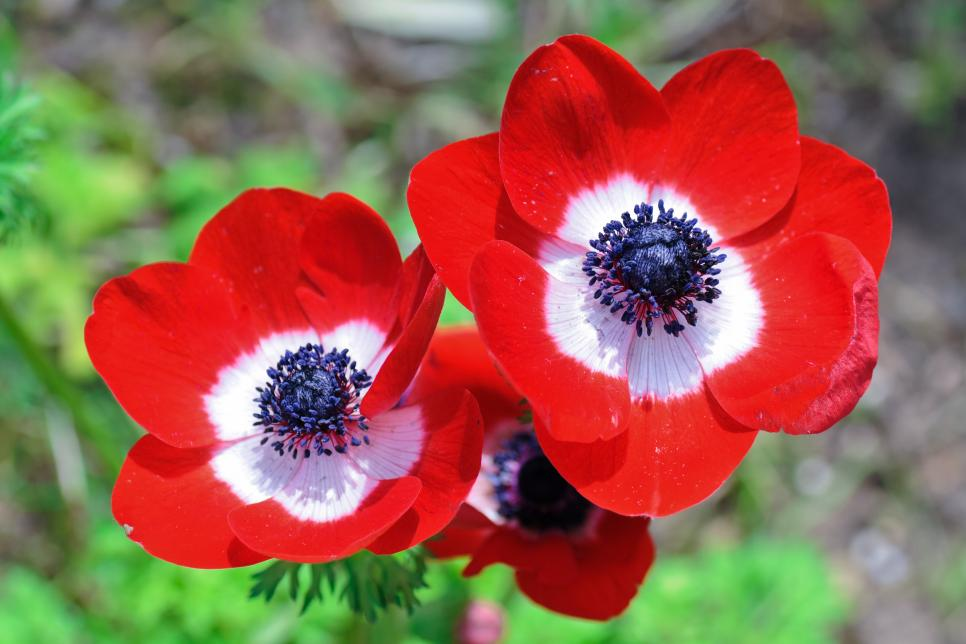
%> input picture oRGB/butterfly.jpg, 966 x 644 px
$ octave --eval "result = pureClaheLab(imread('butterfly.jpg'));"   (GNU Octave 9; MATLAB toolbox functions it lacks are replaced by stand-ins)
%> lines starting %> are read from the running program, lines starting %| are printed output that depends on the picture
function [RGB,LABp] = pureClaheLab(X)

    arguments
        X (:,:,:) {mustBeNumeric}
    end

    A = rgb2lab(X);
%> A: size 644x966x3 double; mean of channels 1, 2, 3 51.7, 16.9, 26.1
    mn = min(min(A));
%> mn = [0.0396 -62.76 -63.04]
    mx = max(max(A));
%> mx = [100 79.73 66.38]
    mx = mx(:); mn = mn(:);
%> after `mx = mx(:)`: mx = [100; 79.73; 66.38]
%> after `mn = mn(:)`: mn = [0.0396; -62.76; -63.04]
    LABp = A;
    LABp(:,:,1) = (A(:,:,1)-mn(1))/(mx(1)-mn(1));
%> LABp: size 644x966x3 double; mean of channels 1, 2, 3 0.5, 16.9, 26.1
    LABp(:,:,2) = (A(:,:,2)-mn(2))/(mx(2)-mn(2));
%> LABp: size 644x966x3 double; mean of channels 1, 2, 3 0.5, 0.6, 26.1
    LABp(:,:,3) = (A(:,:,3)-mn(3))/(mx(3)-mn(3));
%> LABp: size 644x966x3 double; mean of channels 1, 2, 3 0.517, 0.559, 0.688

    Z = LABp;
    Z(:,:,1) = adapthisteq(LABp(:,:,1),'NumTiles',[8 8],'ClipLimit',0.005);
%> Z: size 644x966x3 double; mean of channels 1, 2, 3 0.537, 0.559, 0.688
    Z(:,:,2) = adapthisteq(LABp(:,:,2),'NumTiles',[8 8],'ClipLimit',0.005);
%> Z: size 644x966x3 double; mean of channels 1, 2, 3 0.537, 0.598, 0.688
    Z(:,:,3) = adapthisteq(LABp(:,:,3),'NumTiles',[8 8],'ClipLimit',0.005);
%> Z: size 644x966x3 double; mean of channels 1, 2, 3 0.537, 0.598, 0.728

    LABp(:,:,1) = Z(:,:,1)*(mx(1)-mn(1)) + mn(1);
%> LABp: size 644x966x3 double; mean of channels 1, 2, 3 53.7, 0.6, 0.7
    LABp(:,:,2) = Z(:,:,2)*(mx(2)-mn(2)) + mn(2);
%> LABp: size 644x966x3 double; mean of channels 1, 2, 3 53.7, 22.4, 0.7
    LABp(:,:,3) = Z(:,:,3)*(mx(3)-mn(3)) + mn(3);
%> LABp: size 644x966x3 double; mean of channels 1, 2, 3 53.7, 22.4, 31.1

    RGB = lab2rgb(LABp);
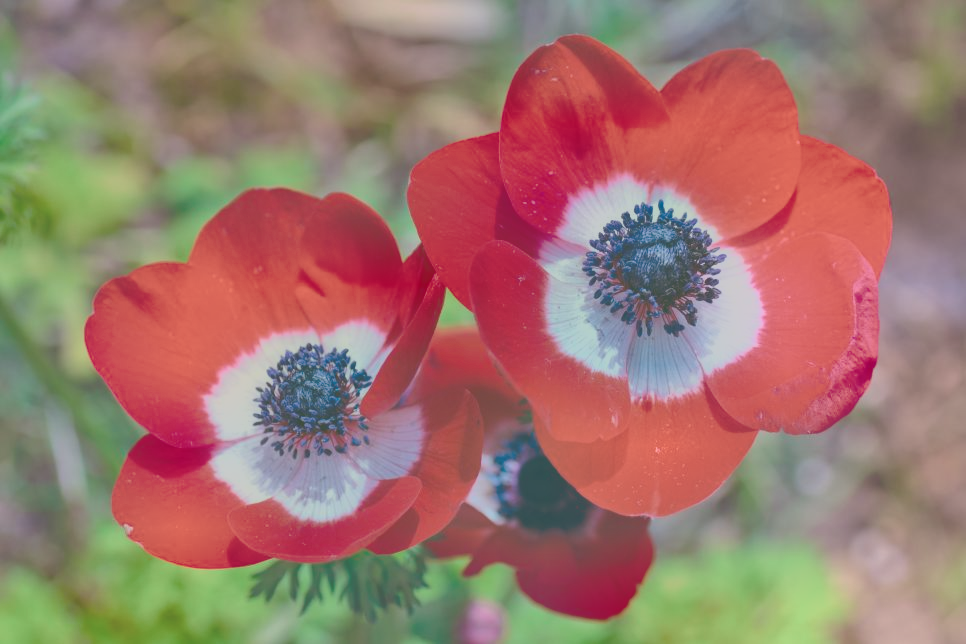
%> RGB: size 644x966x3 double; mean R, G, B 0.656, 0.361, 0.29; drawn with min black and max white

end
